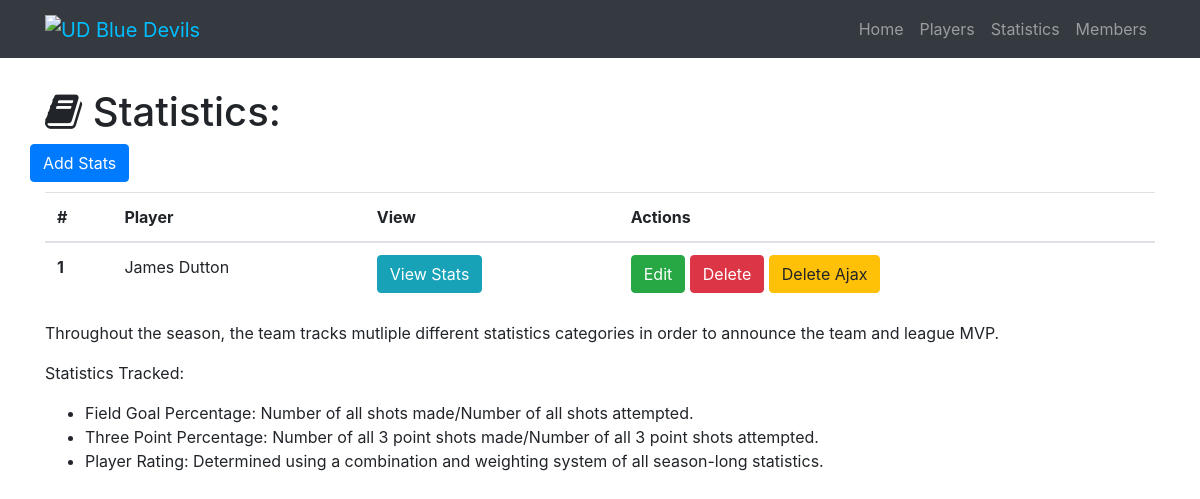
Page /statistics on the earlier database version.
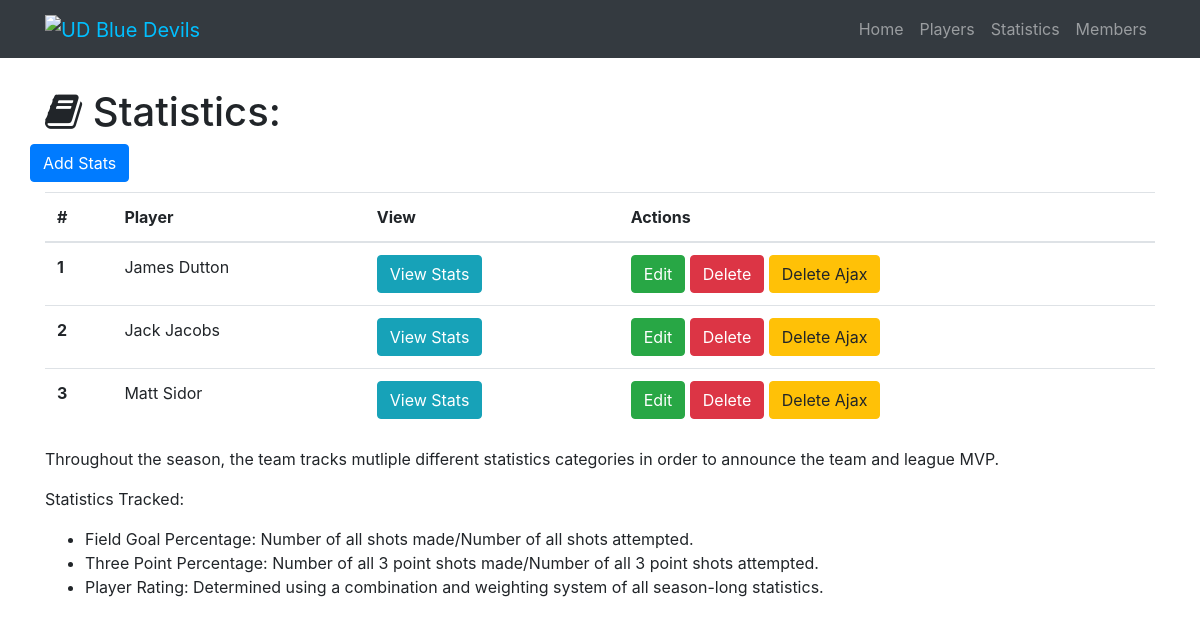
Same page on the later database version.
### myGroupProject.py (models this page shows)
class Statistic(db.Model):
    __tablename__ = 'statistics'
    id = db.Column(db.Integer, primary_key=True)
    fgp = db.Column(db.Integer)
    threepp = db.Column(db.Integer)
    prating = db.Column(db.Integer)
    player_id = db.Column(db.Integer, db.ForeignKey('players.id'))

class Player(db.Model):
    __tablename__ = 'players'
    id = db.Column(db.Integer, primary_key=True)
    name = db.Column(db.String(64))
    height = db.Column(db.Integer)
    weight = db.Column(db.Integer)
    position = db.Column(db.String(64))
    statistics = db.relationship('Statistic', backref='player')

### myGroupProject.py (the view)
@app.route('/statistics')
def show_all_statistics():
    statistics = Statistic.query.all()
    return render_template('statistic-all.html', statistics=statistics)

### templates/statistic-all.html (shortened to what this page needs)
{% extends "home-base.html"%}
{% block page_content%}
<div class="container">
  <h1 class="mt-5"><i class="fa fa-book" aria-hidden="true"></i> Statistics:</h1>
  <div class="row bottom-margin">
    <a href="/statistic/add" class="btn btn-primary" role="button" aria-disabled="true">Add Stats</a>
  </div>
  {% if statistics %}
  <table class="table">
    <thead>
      <tr>
        <th>#</th>
        <th>Player</th>
        <th>View</th>
        <th>Actions</th>
      </tr>
    </thead>
    <tbody>
      {% for statistic in statistics %}
      <tr>
        <th scope="row">{{statistic.id}}</th>
        <td>{{statistic.player.name}}</td>
        <td>
          <button type="button" class="btn btn-info" data-toggle="modal" data-target="#{{statistic.id}}">
                View Stats
              </button>
        </td>
        <td>
          <a href="/statistic/edit/{{statistic.id}}" class="btn btn-success" role="button" aria-disabled="true">Edit</a>
          <a href="/statistic/delete/{{statistic.id}}" class="btn btn-danger" role="button" aria-disabled="true">Delete</a>
          <button class="btn btn-warning delete_ajax_btn" data-statistic-id="{{statistic.id}}">Delete Ajax</button>
        </td>
      </tr>
      {% endfor%}
    </tbody>
  </table>
  {% else %}
  <h3>There are no stats in the database yet.</h3> {% endif %}
  <p>Throughout the season, the team tracks mutliple different statistics categories in order to announce the team and league MVP.</p>
  <p>Statistics Tracked:</p>
  <ul>
    <li>Field Goal Percentage: Number of all shots made/Number of all shots attempted.</li>
    <li>Three Point Percentage: Number of all 3 point shots made/Number of all 3 point shots attempted.</li>
    <li>Player Rating: Determined using a combination and weighting system of all season-long statistics.</li>
  </ul>
</div>
{% endblock%}

Differences in the rows shown:
added Statistic: id "2", player.name "Jack Jacobs"
added Statistic: id "3", player.name "Matt Sidor"
